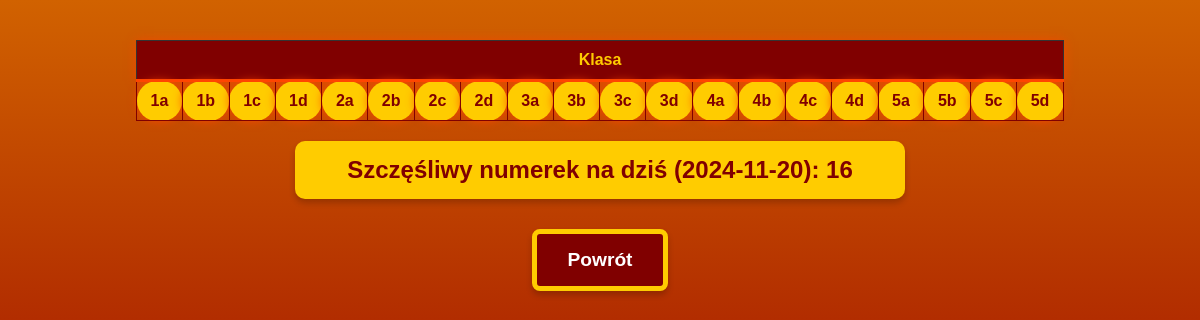
Before: /BazaDanych.php with the older database file.
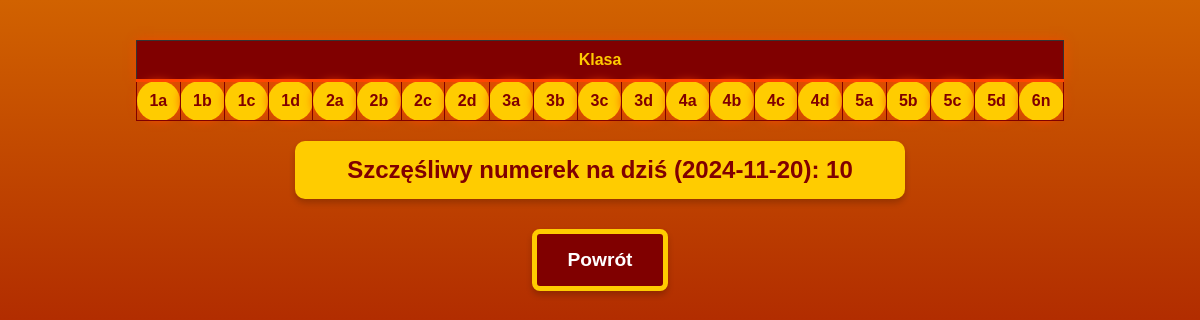
After: the same page with the newer database file.
### tables this page shows
CREATE TABLE `klasy` (
  `Klasa_id` int(11) NOT NULL,
  `Klasa` varchar(2) NOT NULL
);

### BazaDanych.php (the view, shortened to what this page needs)
<?php
$db_server = "localhost";
$db_user = "root";
$db_pass = "";
$db_name = "dziennikdb";
$conn = mysqli_connect($db_server, $db_user, $db_pass, $db_name);
$today = date("Y-m-d");
$lucky_number = null;
$sql_check = "SELECT lucky_number FROM szczensliwy_numer WHERE date = ?";
$stmt = mysqli_prepare($conn, $sql_check);
mysqli_stmt_bind_param($stmt, "s", $today);
mysqli_stmt_execute($stmt);
mysqli_stmt_bind_result($stmt, $lucky_number);
if ($lucky_number === null) {
    $lucky_number = mt_rand(1, 32);
}
$sql_classes = "SELECT Klasa FROM klasy ORDER BY
                CAST(SUBSTRING(Klasa, 1, LENGTH(Klasa) - 1) AS UNSIGNED) ASC,
                SUBSTRING(Klasa, LENGTH(Klasa)) ASC";
$result = mysqli_query($conn, $sql_classes);
?>
<!DOCTYPE html>
<html lang="pl">
<head>
    <link rel="stylesheet" href="styles.css">
</head>
<body>
    <?php if ($result && mysqli_num_rows($result) > 0): ?>
        <table>
            <tr>
                <th colspan="<?php echo mysqli_num_rows($result); ?>">Klasa</th>
            </tr>
            <tr>
                <?php while ($row = mysqli_fetch_assoc($result)): ?>
                    <td><a href="PlanLekcji.php?klasa=<?php echo urlencode($row['Klasa']); ?>"><?php echo $row['Klasa']; ?></a></td>
                <?php endwhile; ?>
            </tr>
        </table>
    <?php else: ?>
        <p>Brak wyników.</p>
    <?php endif; ?>
    <div class="lucky-number-container">
        Szczęśliwy numerek na dziś (<?php echo $today; ?>): <span><?php echo $lucky_number; ?></span>
    </div>
    <div class="button-container">
        <a href="index.html" class="button">Powrót</a>
    </div>
</body>
</html>

Changed rows visible on the page:
added klasy: Klasa "6n"
Other visible differences:
$lucky_number: "16" → "10"
